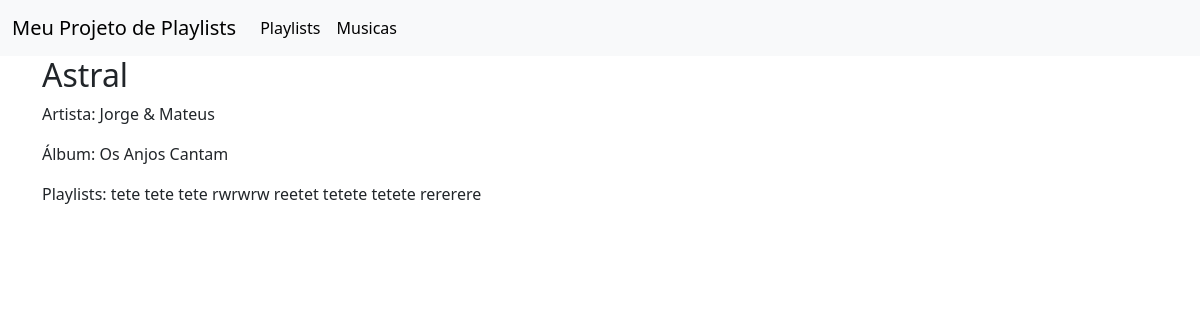
Page /musicas/3/ on the committed database.
### playlist/models.py (models this page shows, shortened)
class Musica(models.Model):
    titulo = models.CharField(max_length=100)
    artista = models.CharField(max_length=100)
    album = models.CharField(max_length=100,blank=True)
    capa = models.ImageField(upload_to='capas/', validators=[FileExtensionValidator(['png', 'jpg', 'jpeg'])])

class Playlist(models.Model):
    nome = models.CharField(max_length=100)
    musicas = models.ManyToManyField(Musica)

### playlist/views.py (the view)
# urls.py: path('musicas/<int:pk>/', MusicaDetailView.as_view(), name='musica_detail'),
class MusicaDetailView(DetailView):
    model = Musica
    template_name = 'musicas/musica_detail.html'

### playlist/templates/musicas/musica_detail.html
{% extends 'base.html' %}
{% block content %}
<h2>{{ object.titulo }}</h2>
<p>Artista: {{ object.artista }}</p>
<p>Álbum: {{ object.album }}</p>
<p>Playlists:
    {% for playlist in object.playlist_set.all %}
        {{ playlist.nome }}
    {% endfor %}
</p>
{% endblock %}

### rows in the picture
Musica: titulo "Astral", artista "Jorge & Mateus", album "Os Anjos Cantam"
Playlist: nome "tete"
Playlist: nome "tete"
Playlist: nome "tete"
Playlist: nome "rwrwrw"
Playlist: nome "reetet"
Playlist: nome "tetete"
Playlist: nome "tetete"
Playlist: nome "rererere"
